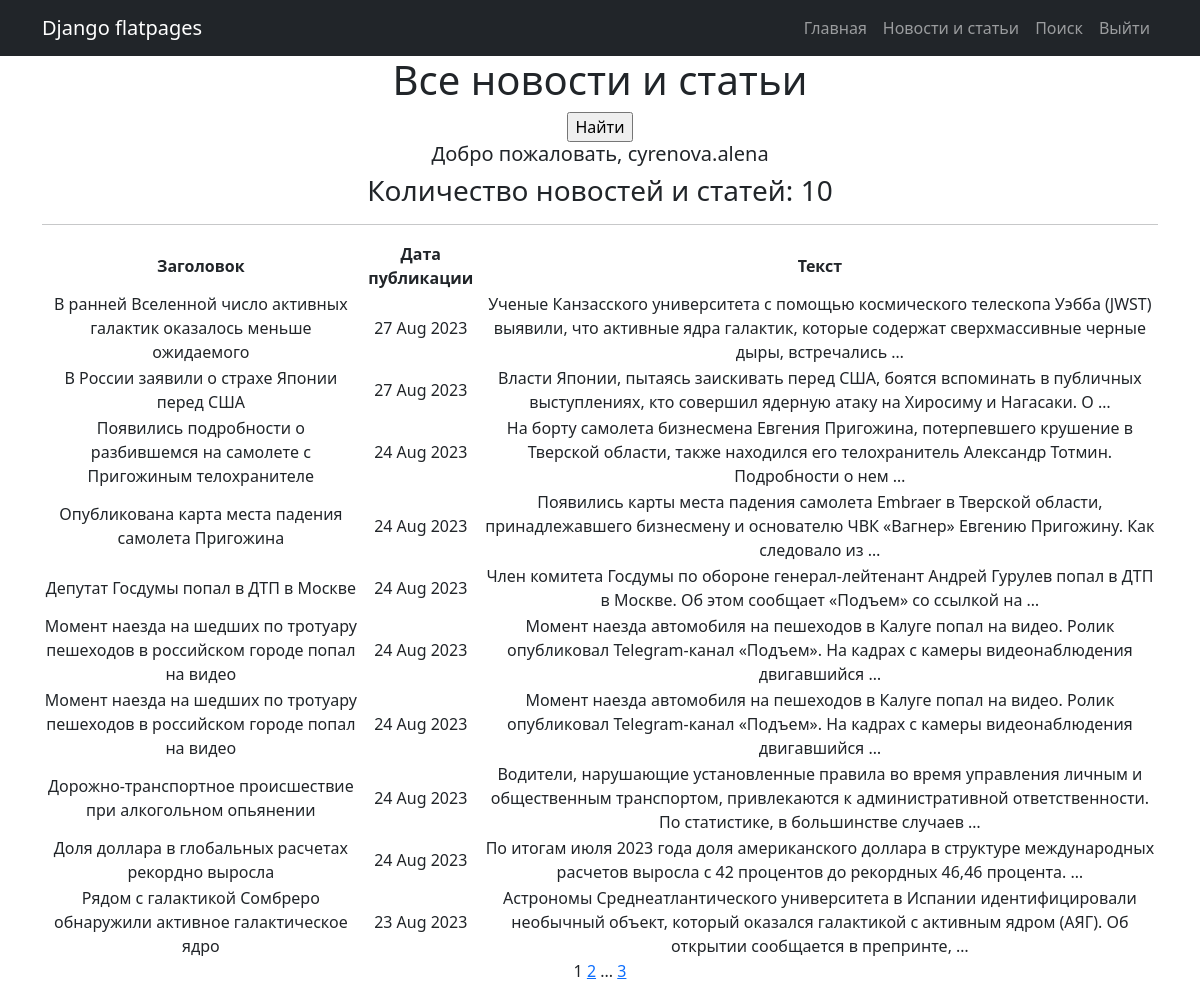
Page /posts/ (signed in) on the committed database.
### news/models.py (models this page shows, shortened)
class Post(models.Model):
    news = 'NW'
    article = 'AR'
    CHAPTER = [
        (news, 'Новость'),
        (article, 'Статья')
    ]
    post_type = models.CharField(max_length=2, choices=CHAPTER, default=news)
    post_time = models.DateTimeField(auto_now_add=True)
    headline = models.CharField(max_length=255)
    article_text = models.TextField()
    rating = models.IntegerField(default=0)
    post_author = models.ForeignKey(Author, on_delete=models.CASCADE)
    post_category = models.ManyToManyField(Category, through='PostCategory')

### news/views.py (the view)
# urls.py: path('', cache_page(60)(PostList.as_view()), name='post_list'),
class PostList(ListView):
    model = Post
    ordering = '-post_time'
    template_name = 'posts.html'
    context_object_name = 'posts'
    paginate_by = 10
    def get_context_data(self, **kwargs):
        context = super().get_context_data(**kwargs)
        context['is_not_author'] = not self.request.user.groups.filter(name='authors').exists()
        return context

### news/templatetags/custom_filters.py (called while the page is built)
@register.filter()
def censor(value):
    if not isinstance(value, str):
        raise TypeError()
    for word in bad_words:
        value = value.replace(word, word[0] + '*' * (len(word) - 1))
    return value

### news/templatetags/custom_tags.py (called while the page is built)
@register.simple_tag(takes_context=True)
def url_replace(context, **kwargs):
    d = context['request'].GET.copy()
    for k, v in kwargs.items():
        d[k] = v
    return d.urlencode()

### templates/posts.html (shortened to what this page needs)
{% extends 'flatpages/default.html' %}
{% load custom_filters %}
{% load custom_tags %}
{% block content %}
    <h1>Все новости и статьи</h1>
    <form action="" method="get">
        <input type="submit" value="Найти" />
    </form>
    <h5>Добро пожаловать, {{ request.user }}</h5>
    <h3> Количество новостей и статей: {{ posts|length }}</h3>
    <hr>
    {% if posts %}
        <table>
            <tr>
                <td><b>Заголовок</b></td>
                <td><b>Дата публикации</b></td>
                <td><b>Текст</b></td>
            </tr>
            {% for post in posts %}
            <tr>
                <td>{{ post.headline|censor }}</td>
                <td>{{ post.post_time|date:'d M Y' }}</td>
                <td>{{ post.article_text|truncatewords:20|censor }}</td>
            </tr>
            {% endfor %}
        </table>
    {% else %}
        <h2>Новостей нет!</h2>
    {% endif %}
    {{ page_obj.number }}
    {% if page_obj.has_next %}
        <a href="?{% url_replace page=page_obj.next_page_number %}">{{ page_obj.next_page_number }}</a>
        {% if paginator.num_pages != page_obj.next_page_number %}
            ...
            <a href="?{% url_replace page=page_obj.paginator.num_pages %}">{{ page_obj.paginator.num_pages }}</a>
        {% endif %}
    {% endif %}
{% endblock content %}

### rows in the picture
Post: headline|censor "В ранней Вселенной число активных галактик оказалось меньше ожидаемого", post_time "27 Aug 2023", article_text|censor "Ученые Канзасского университета с помощью космического телескопа Уэбба (JWST) выявили, что активные ядра галактик, которые содержат сверхмассивные черные дыры, встречались …"
Post: headline|censor "В России заявили о страхе Японии перед США", post_time "27 Aug 2023", article_text|censor "Власти Японии, пытаясь заискивать перед США, боятся вспоминать в публичных выступлениях, кто совершил ядерную атаку на Хиросиму и Нагасаки. О …"
Post: headline|censor "Появились подробности о разбившемся на самолете с Пригожиным телохранителе", post_time "24 Aug 2023", article_text|censor "На борту самолета бизнесмена Евгения Пригожина, потерпевшего крушение в Тверской области, также находился его телохранитель Александр Тотмин. Подробности о нем …"
Post: headline|censor "Опубликована карта места падения самолета Пригожина", post_time "24 Aug 2023", article_text|censor "Появились карты места падения самолета Embraer в Тверской области, принадлежавшего бизнесмену и основателю ЧВК «Вагнер» Евгению Пригожину. Как следовало из …"
Post: headline|censor "Депутат Госдумы попал в ДТП в Москве", post_time "24 Aug 2023", article_text|censor "Член комитета Госдумы по обороне генерал-лейтенант Андрей Гурулев попал в ДТП в Москве. Об этом сообщает «Подъем» со ссылкой на …"
Post: headline|censor "Момент наезда на шедших по тротуару пешеходов в российском городе попал на видео", post_time "24 Aug 2023", article_text|censor "Момент наезда автомобиля на пешеходов в Калуге попал на видео. Ролик опубликовал Telegram-канал «Подъем». На кадрах с камеры видеонаблюдения двигавшийся …"
Post: headline|censor "Момент наезда на шедших по тротуару пешеходов в российском городе попал на видео", post_time "24 Aug 2023", article_text|censor "Момент наезда автомобиля на пешеходов в Калуге попал на видео. Ролик опубликовал Telegram-канал «Подъем». На кадрах с камеры видеонаблюдения двигавшийся …"
Post: headline|censor "Дорожно-транспортное происшествие при алкогольном опьянении", post_time "24 Aug 2023", article_text|censor "Водители, нарушающие установленные правила во время управления личным и общественным транспортом, привлекаются к административной ответственности. По статистике, в большинстве случаев …"
Post: headline|censor "Доля доллара в глобальных расчетах рекордно выросла", post_time "24 Aug 2023", article_text|censor "По итогам июля 2023 года доля американского доллара в структуре международных расчетов выросла с 42 процентов до рекордных 46,46 процента. …"
Post: headline|censor "Рядом с галактикой Сомбреро обнаружили активное галактическое ядро", post_time "23 Aug 2023", article_text|censor "Астрономы Среднеатлантического университета в Испании идентифицировали необычный объект, который оказался галактикой с активным ядром (АЯГ). Об открытии сообщается в препринте, …"

### other values in the picture
{{ request.user }} "cyrenova.alena"
{{ posts|length }} "10"
{{ page_obj.number }} "1"
{{ page_obj.next_page_number }} "2"
{{ page_obj.paginator.num_pages }} "3"
